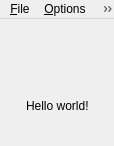
<?xml version="1.0" encoding="UTF-8"?>
<ui version="4.0">
 <class>MainWindow</class>
 <widget class="QMainWindow" name="MainWindow">
  <property name="geometry">
   <rect>
    <x>0</x>
    <y>0</y>
    <width>114</width>
    <height>146</height>
   </rect>
  </property>
  <property name="windowTitle">
   <string notr="true">MainWindow</string>
  </property>
  <widget class="QWidget" name="pCentralwidget_">
   <layout class="QVBoxLayout" name="verticalLayout">
    <item>
     <spacer name="verticalSpacer">
      <property name="orientation">
       <enum>Qt::Vertical</enum>
      </property>
      <property name="sizeHint" stdset="0">
       <size>
        <width>20</width>
        <height>13</height>
       </size>
      </property>
     </spacer>
    </item>
    <item>
     <layout class="QHBoxLayout" name="horizontalLayout">
      <item>
       <spacer name="horizontalSpacer">
        <property name="orientation">
         <enum>Qt::Horizontal</enum>
        </property>
        <property name="sizeHint" stdset="0">
         <size>
          <width>13</width>
          <height>20</height>
         </size>
        </property>
       </spacer>
      </item>
      <item>
       <widget class="::cppdevtk::gui::LanguageWidget" name="pLanguageWidget_" native="true"/>
      </item>
      <item>
       <spacer name="horizontalSpacer_2">
        <property name="orientation">
         <enum>Qt::Horizontal</enum>
        </property>
        <property name="sizeHint" stdset="0">
         <size>
          <width>13</width>
          <height>20</height>
         </size>
        </property>
       </spacer>
      </item>
     </layout>
    </item>
    <item>
     <spacer name="verticalSpacer_2">
      <property name="orientation">
       <enum>Qt::Vertical</enum>
      </property>
      <property name="sizeHint" stdset="0">
       <size>
        <width>20</width>
        <height>13</height>
       </size>
      </property>
     </spacer>
    </item>
    <item>
     <layout class="QHBoxLayout" name="horizontalLayout_2">
      <item>
       <spacer name="horizontalSpacer_3">
        <property name="orientation">
         <enum>Qt::Horizontal</enum>
        </property>
        <property name="sizeHint" stdset="0">
         <size>
          <width>13</width>
          <height>20</height>
         </size>
        </property>
       </spacer>
      </item>
      <item>
       <widget class="QLabel" name="pLabel_">
        <property name="text">
         <string>Hello world!</string>
        </property>
       </widget>
      </item>
      <item>
       <spacer name="horizontalSpacer_4">
        <property name="orientation">
         <enum>Qt::Horizontal</enum>
        </property>
        <property name="sizeHint" stdset="0">
         <size>
          <width>13</width>
          <height>20</height>
         </size>
        </property>
       </spacer>
      </item>
     </layout>
    </item>
    <item>
     <spacer name="verticalSpacer_3">
      <property name="orientation">
       <enum>Qt::Vertical</enum>
      </property>
      <property name="sizeHint" stdset="0">
       <size>
        <width>20</width>
        <height>13</height>
       </size>
      </property>
     </spacer>
    </item>
   </layout>
  </widget>
  <widget class="QMenuBar" name="pMenubar_">
   <property name="geometry">
    <rect>
     <x>0</x>
     <y>0</y>
     <width>114</width>
     <height>21</height>
    </rect>
   </property>
   <widget class="QMenu" name="pMenuFile_">
    <property name="title">
     <string>&amp;File</string>
    </property>
    <addaction name="pActionExit_"/>
   </widget>
   <widget class="QMenu" name="pMenuHelp_">
    <property name="title">
     <string>&amp;Help</string>
    </property>
    <addaction name="pActionAbout_"/>
    <addaction name="pActionAboutQt_"/>
    <addaction name="separator"/>
    <addaction name="pActionHomepage_"/>
    <addaction name="pActionSupport_"/>
    <addaction name="pActionEmail_"/>
   </widget>
   <widget class="QMenu" name="pMenuOptions_">
    <property name="title">
     <string>&amp;Options</string>
    </property>
    <widget class="::cppdevtk::gui::LanguageMenu" name="pMenuLanguage_">
     <property name="title">
      <string>&amp;Language</string>
     </property>
    </widget>
    <addaction name="pMenuLanguage_"/>
   </widget>
   <addaction name="pMenuFile_"/>
   <addaction name="pMenuOptions_"/>
   <addaction name="pMenuHelp_"/>
  </widget>
  <action name="pActionExit_">
   <property name="text">
    <string>&amp;Exit</string>
   </property>
   <property name="toolTip">
    <string>Exit application</string>
   </property>
  </action>
  <action name="pActionAbout_">
   <property name="text">
    <string>&amp;About...</string>
   </property>
  </action>
  <action name="pActionAboutQt_">
   <property name="text">
    <string>About &amp;Qt...</string>
   </property>
  </action>
  <action name="pActionHomepage_">
   <property name="text">
    <string>&amp;Homepage</string>
   </property>
  </action>
  <action name="pActionSupport_">
   <property name="text">
    <string>&amp;Support</string>
   </property>
  </action>
  <action name="pActionEmail_">
   <property name="text">
    <string>&amp;Email</string>
   </property>
  </action>
 </widget>
 <customwidgets>
  <customwidget>
   <class>::cppdevtk::gui::LanguageWidget</class>
   <extends>QWidget</extends>
   <header location="global">cppdevtk/gui/language_widget.hpp</header>
   <container>1</container>
  </customwidget>
  <customwidget>
   <class>::cppdevtk::gui::LanguageMenu</class>
   <extends>QMenu</extends>
   <header location="global">cppdevtk/gui/language_menu.hpp</header>
  </customwidget>
 </customwidgets>
 <resources/>
 <connections/>
</ui>
